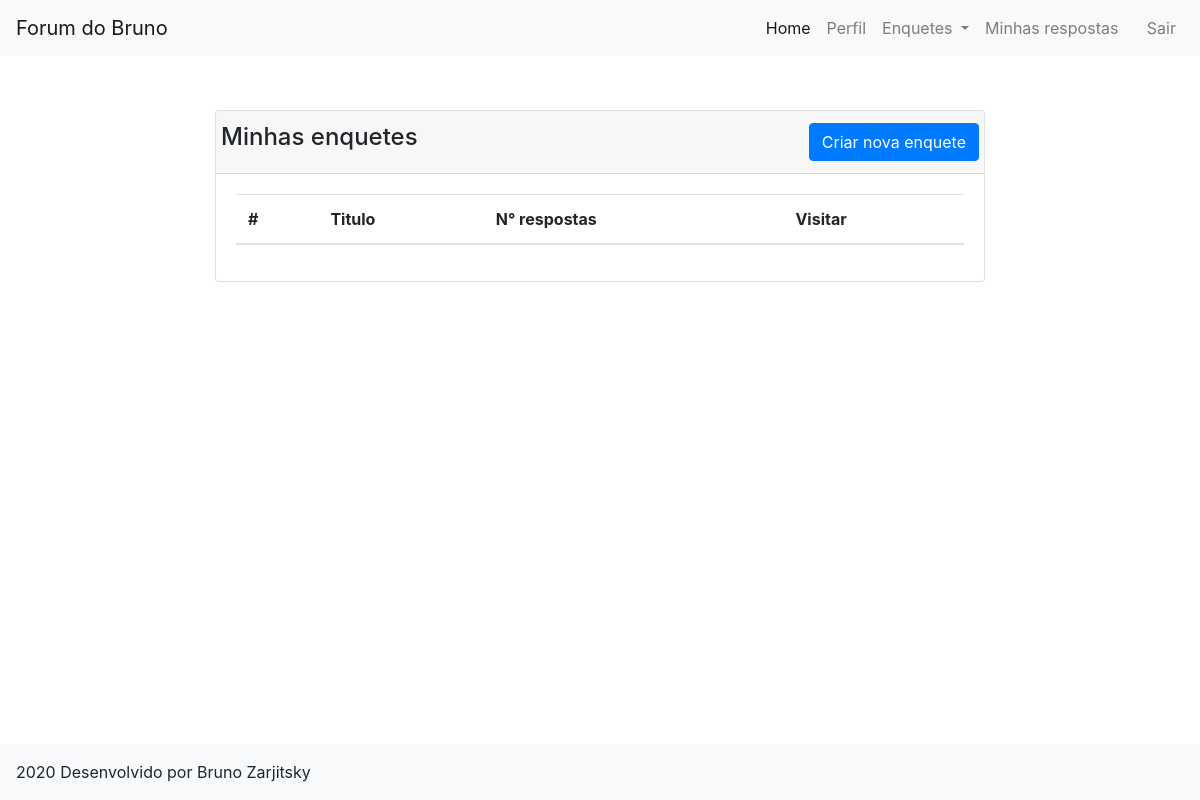
Before: /minhasEnquetes/ (signed in) with the older database file.
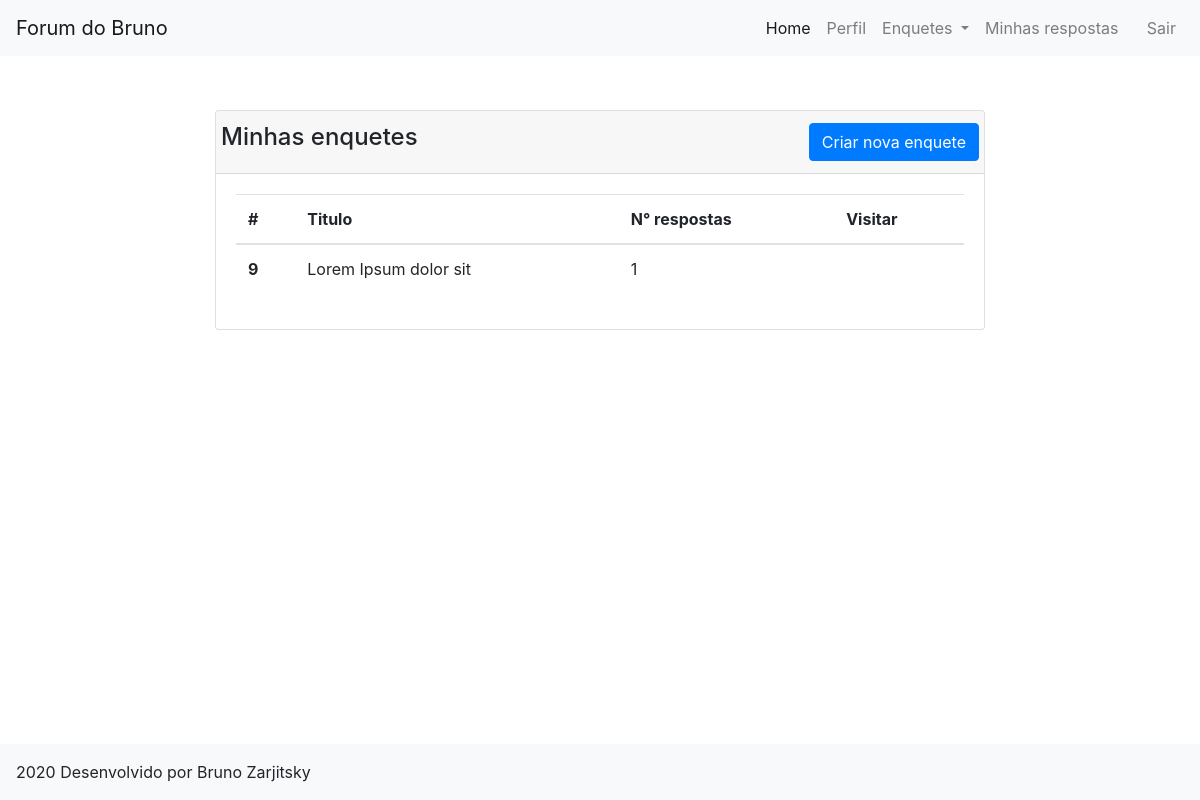
After: the same page with the newer database file.
### siteForum/models.py (models this page shows, shortened)
class enquete(models.Model):
    titulo = models.CharField(max_length=200)
    descricao = models.TextField(default="")
    tipo = models.ManyToManyField(tipo, blank=True)
    dono = models.ForeignKey(User, on_delete=models.CASCADE, default="", blank=True, null=True)
    class Meta:
        verbose_name = "Enquete"
        verbose_name_plural = "Enquetes"

### siteForum/views.py (the view)
# urls.py: path('minhasEnquetes/', views.minhasEnquetes, name = "MinhasEnquetes"),
@login_required
def minhasEnquetes(request):
    enquetes = enquete.objects.filter(dono=request.user)
    titulo = "Minhas enquetes"
    enquetesLista = []
    for i in enquetes:
        qtdRespostas = len(resposta.objects.filter(pergunta=i))
        enquetesLista.append({"enquete": i, "qtdRespostas": qtdRespostas})
    return render(request, "enquetes.html", {"background": "background"+str(randint(1,3))+".jpg", "enquetesLista": enquetesLista,
                                            "titulo": titulo, })

### templates/enquetes.html
{% extends "base_page.html"%}
{% load static%}
{% block content %}
<div class = "row justify-content-center">
    <div class = "col-md-2"></div>
    <div class = "col-md-8">
        <div class = "card">
            <div class = "card-header">
                <div class = "row">
                    <h4>{{titulo}}</h4>
                    {% if user.is_authenticated%}
                    <div class = "ml-auto">
                        <a href = "{% url 'novaEnquete' %}" type="button" class="btn btn-primary">Criar nova enquete</a>
                    </div>
                    {% endif %}
                </div>
            </div>
            <div class="card-body">
                <div class = "row">
                    <div class = "col-md-12">
                    <table class="table table-hover display" style="width: 100%;" id = "enquetes">
                        <thead>
                            <tr>
                                <th scope="col">#</th>
                                <th scope="col">Titulo</th>
                                <th scope="col">N° respostas</th>
                                <th scope="col">Visitar</th>
                            </tr>
                        </thead>
                        <tbody>
                            {% for autos in enquetesLista %}
                            <tr>
                                <th scope="row">{{autos.enquete.id}}</th>
                                <td>{{autos.enquete.titulo}}</td>
                                <td>{{autos.qtdRespostas}}</td>
                                <td><a href = "{% url 'EnqueteDetalhe' id=autos.enquete.id %}"><i class="fas fa-directions"></i></a></td>
                            </tr>
                            {% endfor %}
                        </tbody>
                    </table>
                    </div>
                </div>
            </div>
        </div>
    </div>
    <div class = "col-md-2">
    </div>
</div>
{% endblock %}

Changed rows visible on the page:
added enquete: enquete.id "9", enquete.titulo "Lorem Ipsum dolor sit", qtdRespostas "1"
